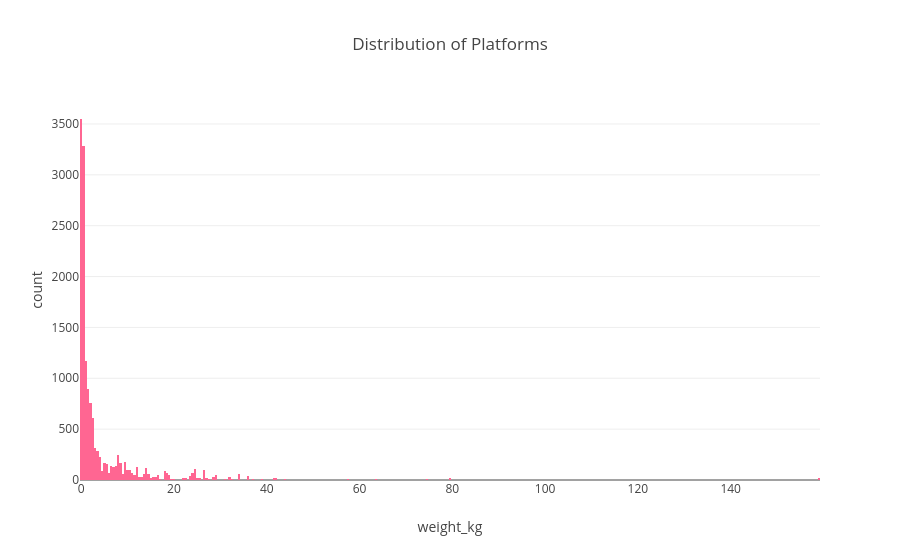

The notebook cell this image was saved under:
### Code cell
px.histogram(df,x='weight_kg',title='Distribution of Platforms',category_orders={'platform': df['platform'].value_counts().index},color_discrete_sequence=['#FF6692'])

### Figure 1 — Plotly figure (JSON) as saved in the notebook; plotly's stock layout.template omitted (floating-point values rounded to 4 significant figures; data arrays with more than 128 entries replaced by an {"elided": "..."} marker saying what was removed)
{"data": [{"bingroup": "x", "hovertemplate": "weight_kg=%{x}<br>count=%{y}<extra></extra>", "legendgroup": "", "marker": {"color": "#FF6692", "pattern": {"shape": ""}}, "name": "", "orientation": "v", "showlegend": false, "type": "histogram", "x": {"elided": "14574 float values"}, "xaxis": "x", "yaxis": "y"}], "layout": {"barmode": "relative", "legend": {"tracegroupgap": 0}, "title": {"text": "Distribution of Platforms"}, "xaxis": {"anchor": "y", "domain": [0, 1], "title": {"text": "weight_kg"}}, "yaxis": {"anchor": "x", "domain": [0, 1], "title": {"text": "count"}}}}
